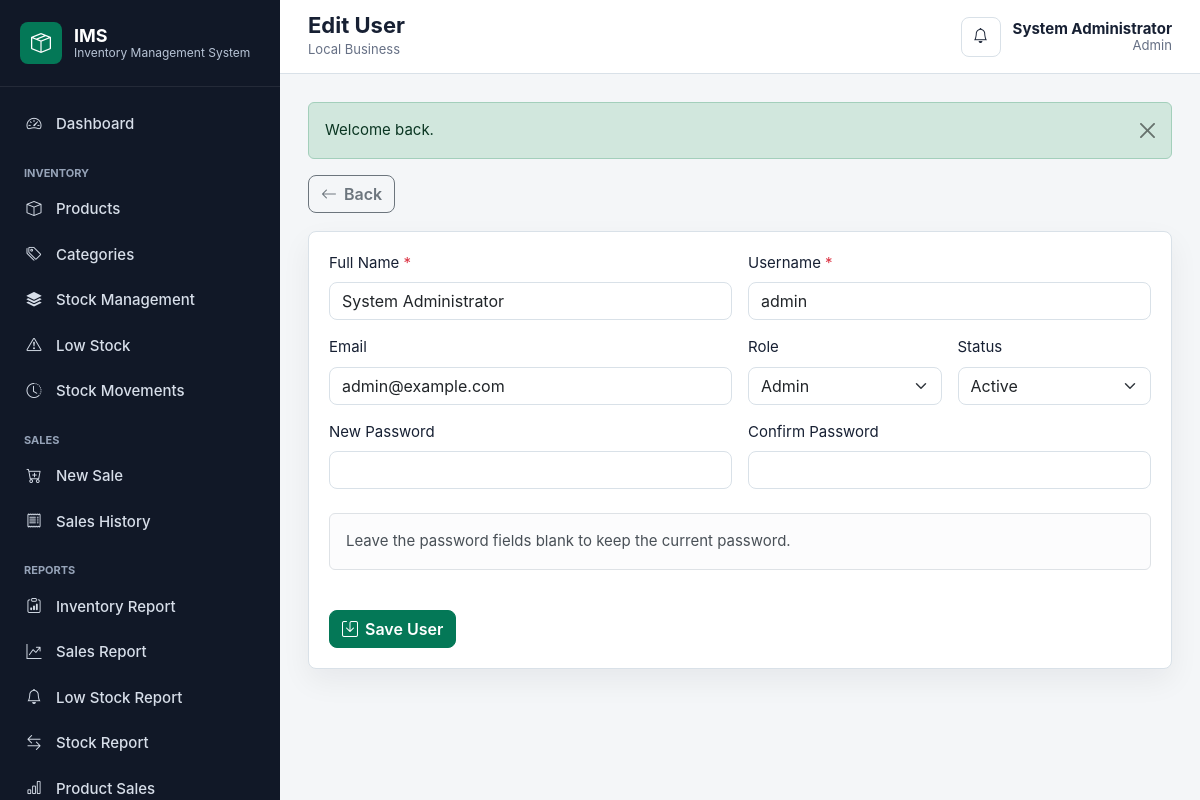
The page /?route=users/edit&id=1 (signed in) on the database its author committed.
### tables this page shows
CREATE TABLE users (
    id INT UNSIGNED AUTO_INCREMENT PRIMARY KEY,
    full_name VARCHAR(120) NOT NULL,
    username VARCHAR(60) NOT NULL,
    email VARCHAR(120) NULL,
    password VARCHAR(255) NOT NULL,
    role ENUM('admin', 'staff') NOT NULL DEFAULT 'staff',
    status ENUM('active', 'inactive') NOT NULL DEFAULT 'active',
    last_login TIMESTAMP NULL,
    created_at TIMESTAMP NOT NULL DEFAULT CURRENT_TIMESTAMP,
    updated_at TIMESTAMP NOT NULL DEFAULT CURRENT_TIMESTAMP ON UPDATE CURRENT_TIMESTAMP,
    UNIQUE KEY uq_users_username (username),
    UNIQUE KEY uq_users_email (email),
    INDEX idx_users_role_status (role, status)
);

### app/Core/Controller.php (called while the page is built, shortened)
<?php
class Controller
{
    protected function view(string $view, array $data = [], string $layout = 'main'): void
    {
        extract($data, EXTR_SKIP);
        $viewFile = VIEW_PATH . '/' . $view . '.php';
        require $viewFile;
        require VIEW_PATH . '/layouts/' . $layout . '.php';
    }
}

### app/Controllers/UserController.php (called while the page is built, shortened)
<?php
class UserController extends Controller
{
    private User $users;
    public function __construct()
    {
        $this->users = new User();
    }
    public function edit(): void
    {
        $user = $this->users->find((int) input('id'));
        $this->view('users/form', ['title' => 'Edit User', 'user' => $user, 'errors' => []]);
    }
}

### app/Core/Router.php (called while the page is built, shortened)
<?php
class Router
{
    private array $routes = [
        'GET' => [],
        'POST' => [],
    ];
    public function get(string $path, string $action): void
    {
        $this->routes['GET'][$this->normalize($path)] = $action;
    }
    public function post(string $path, string $action): void
    {
        $this->routes['POST'][$this->normalize($path)] = $action;
    }
    public function dispatch(): void
    {
        $method = $_SERVER['REQUEST_METHOD'] ?? 'GET';
        $path = $this->currentPath();
        $action = $this->routes[$method][$path] ?? null;
        [$controllerName, $methodName] = explode('@', $action);
        try {
            $controller = new $class();
            $controller->{$methodName}();
        } catch (\Throwable $exception) {
            app_log_exception($exception);
            if (config('app.debug', false)) {
                http_response_code(500);
                echo '<pre>' . htmlspecialchars((string) $exception, ENT_QUOTES, 'UTF-8') . '</pre>';
                return;
            }
            http_response_code(500);
            $message = 'The application encountered an unexpected error.';
            if (is_admin()) {
                $message = 'Database/application error: ' . $exception->getMessage();
            }
            $this->renderError('500', 'Server Error', $message);
        }
    }
    private function currentPath(): string
    {
        if (isset($_GET['route'])) {
            return $this->normalize((string) $_GET['route']);
        }
        $uriPath = parse_url($_SERVER['REQUEST_URI'] ?? '/', PHP_URL_PATH) ?: '/';
        return $this->normalize($uriPath);
    }
    private function normalize(string $path): string
    {
        $path = trim($path, '/');
        return $path === 'index.php' ? '' : $path;
    }
}

### public/index.php (called while the page is built, shortened)
<?php
require dirname(__DIR__) . '/app/bootstrap.php';
$router = new Router();
$router->get('', 'AuthController@loginForm');
$router->get('login', 'AuthController@loginForm');
$router->post('login', 'AuthController@login');
$router->get('logout', 'AuthController@logout');
$router->get('dashboard', 'DashboardController@index');
$router->get('categories', 'CategoryController@index');
$router->get('categories/create', 'CategoryController@create');
$router->post('categories/store', 'CategoryController@store');
$router->get('categories/edit', 'CategoryController@edit');
$router->post('categories/update', 'CategoryController@update');
$router->post('categories/delete', 'CategoryController@delete');
$router->get('products', 'ProductController@index');
$router->get('products/create', 'ProductController@create');
$router->post('products/store', 'ProductController@store');
$router->get('products/view', 'ProductController@view');
$router->get('products/edit', 'ProductController@edit');
$router->post('products/update', 'ProductController@update');
$router->post('products/delete', 'ProductController@delete');
$router->get('inventory', 'InventoryController@index');
$router->post('inventory/stock-in', 'InventoryController@stockIn');
$router->post('inventory/adjust', 'InventoryController@adjust');
$router->get('inventory/movements', 'InventoryController@movements');
$router->get('inventory/low-stock', 'InventoryController@lowStock');
$router->get('sales', 'SaleController@index');
$router->get('sales/create', 'SaleController@create');
$router->post('sales/store', 'SaleController@store');
$router->get('sales/view', 'SaleController@view');
$router->get('api/products/search', 'SaleController@searchProducts');
$router->get('reports', 'ReportController@index');
$router->get('reports/inventory', 'ReportController@inventory');
$router->get('reports/sales', 'ReportController@sales');
$router->get('reports/low-stock', 'ReportController@lowStock');
$router->get('reports/stock-movements', 'ReportController@stockMovements');
$router->get('reports/product-sales', 'ReportController@productSales');
$router->get('users', 'UserController@index');
$router->get('users/create', 'UserController@create');
$router->post('users/store', 'UserController@store');
$router->get('users/edit', 'UserController@edit');
$router->post('users/update', 'UserController@update');
$router->post('users/delete', 'UserController@delete');
$router->get('profile', 'ProfileController@index');
$router->post('profile/update', 'ProfileController@update');
$router->post('profile/password', 'ProfileController@password');
$router->get('settings', 'SettingsController@index');
$router->post('settings/update', 'SettingsController@update');
$router->dispatch();

### app/helpers/functions.php (called while the page is built, shortened)
<?php
function config(?string $key = null, mixed $default = null): mixed
{
    $config = $GLOBALS['config'] ?? [];
    foreach (explode('.', $key) as $segment) {
        $config = $config[$segment];
    }
    return $config;
}
function e(?string $value): string
{
    return htmlspecialchars((string) $value, ENT_QUOTES, 'UTF-8');
}
function app_base_url(): string
{
    $configured = trim((string) config('app.base_url', ''));
    $https = (!empty($_SERVER['HTTPS']) && $_SERVER['HTTPS'] !== 'off') || (($_SERVER['SERVER_PORT'] ?? null) === '443');
    $scheme = $https ? 'https' : 'http';
    $host = $_SERVER['HTTP_HOST'] ?? 'localhost';
    $scriptDir = str_replace('\\', '/', dirname($_SERVER['SCRIPT_NAME'] ?? ''));
    if ($scriptDir === '/' || $scriptDir === '.') {
        $scriptDir = '';
    }
    return rtrim($scheme . '://' . $host . $scriptDir, '/');
}
function url(string $path = '', array $params = []): string
{
    $path = trim($path, '/');
    $base = app_base_url();
    if ($path !== '') {
        $params = ['route' => $path] + $params;
    }
    $query = $params === [] ? '' : '?' . http_build_query($params);
    return $base . '/' . $query;
}
function input(string $key, mixed $default = null): mixed
{
    return $_POST[$key] ?? $_GET[$key] ?? $default;
}
function current_user(): ?array
{
    return $_SESSION['user'] ?? null;
}
function old(string $key, mixed $default = ''): mixed
{
    return $_SESSION['_old'][$key] ?? $default;
}
function selected(mixed $left, mixed $right): string
{
    return (string) $left === (string) $right ? 'selected' : '';
}
function setting(string $key, mixed $default = null): mixed
{
    static $settings = null;
    if ($settings === null) {
        try {
            $model = new \App\Models\Setting();
            $settings = $model->allKeyed();
        } catch (\Throwable) {
            $settings = [];
        }
    }
    return $settings[$key] ?? $default;
}

### app/bootstrap.php (called while the page is built, shortened)
<?php
spl_autoload_register(function (string $class): void {
    $prefix = 'App\\';
    $relative = substr($class, strlen($prefix));
    $file = APP_PATH . DIRECTORY_SEPARATOR . str_replace('\\', DIRECTORY_SEPARATOR, $relative) . '.php';
});
require APP_PATH . '/helpers/functions.php';

### app/Core/Database.php (called while the page is built, shortened)
<?php
class Database
{
    private static ?PDO $connection = null;
    public static function connection(): PDO
    {
        if (self::$connection instanceof PDO) {
            return self::$connection;
        }
        $db = config('database');
        $dsn = sprintf(
            'mysql:host=%s;port=%s;dbname=%s;charset=%s',
            $db['host'],
            $db['port'],
            $db['name'],
            $db['charset']
        );
        try {
            self::$connection = new PDO($dsn, $db['user'], $db['password'], [
                PDO::ATTR_ERRMODE => PDO::ERRMODE_EXCEPTION,
                PDO::ATTR_DEFAULT_FETCH_MODE => PDO::FETCH_ASSOC,
                PDO::ATTR_EMULATE_PREPARES => false,
            ]);
        } catch (PDOException $exception) {
            if (config('app.debug', false)) {
                throw $exception;
            }
            app_log_exception($exception);
            http_response_code(500);
            exit('Database connection error.');
        }
        return self::$connection;
    }
}

### app/Models/Model.php (called while the page is built, shortened)
<?php
abstract class Model
{
    public function __construct()
    {
        $this->db = Database::connection();
    }
}

### app/Models/User.php (called while the page is built, shortened)
<?php
class User extends Model
{
    public function find(int $id): ?array
    {
        $stmt = $this->db->prepare('SELECT * FROM users WHERE id = :id');
        $stmt->execute(['id' => $id]);
        $user = $stmt->fetch();
        return $user ?: null;
    }
}

### app/Models/Setting.php (called while the page is built, shortened)
<?php
class Setting extends Model
{
    public function allKeyed(): array
    {
        $rows = $this->db->query('SELECT setting_key, setting_value FROM settings')->fetchAll();
        $settings = [];
        foreach ($rows as $row) {
            $settings[$row['setting_key']] = $row['setting_value'];
        }
        return $settings;
    }
}

### views/users/form.php (the view, shortened to what this page needs)
<?php
    $isEdit = is_array($user);
    $value = static fn(string $key, mixed $default = '') => old($key, $user[$key] ?? $default);
?>
<section class="page-actions">
    <a class="btn btn-outline-secondary" href="<?= e(url('users')) ?>"><i class="bi bi-arrow-left"></i> Back</a>
</section>
<section class="panel">
    <form method="post" action="<?= e($isEdit ? url('users/update') : url('users/store')) ?>" novalidate>
        <div class="row g-3">
            <div class="col-md-6">
                <label class="form-label" for="full_name">Full Name <span class="text-danger">*</span></label>
                <input class="form-control <?= isset($errors['full_name']) ? 'is-invalid' : '' ?>" id="full_name" name="full_name" value="<?= e($value('full_name')) ?>" required>
            </div>
            <div class="col-md-6">
                <label class="form-label" for="username">Username <span class="text-danger">*</span></label>
                <input class="form-control <?= isset($errors['username']) ? 'is-invalid' : '' ?>" id="username" name="username" value="<?= e($value('username')) ?>" required>
            </div>
            <div class="col-md-6">
                <label class="form-label" for="email">Email</label>
                <input class="form-control <?= isset($errors['email']) ? 'is-invalid' : '' ?>" id="email" name="email" type="email" value="<?= e($value('email')) ?>">
            </div>
            <div class="col-md-3">
                <label class="form-label" for="role">Role</label>
                <select class="form-select <?= isset($errors['role']) ? 'is-invalid' : '' ?>" id="role" name="role">
                    <option value="admin" <?= selected($value('role', 'staff'), 'admin') ?>>Admin</option>
                </select>
            </div>
            <div class="col-md-3">
                <label class="form-label" for="status">Status</label>
                <select class="form-select <?= isset($errors['status']) ? 'is-invalid' : '' ?>" id="status" name="status">
                    <option value="active" <?= selected($value('status', 'active'), 'active') ?>>Active</option>
                </select>
            </div>
            <div class="col-md-6">
                <label class="form-label" for="password"><?= $isEdit ? 'New Password' : 'Password' ?> <?= $isEdit ? '' : '<span class="text-danger">*</span>' ?></label>
                <input class="form-control <?= isset($errors['password']) ? 'is-invalid' : '' ?>" id="password" name="password" type="password" <?= $isEdit ? '' : 'required' ?>>
            </div>
            <div class="col-md-6">
                <label class="form-label" for="confirm_password">Confirm Password</label>
                <input class="form-control <?= isset($errors['confirm_password']) ? 'is-invalid' : '' ?>" id="confirm_password" name="confirm_password" type="password" <?= $isEdit ? '' : 'required' ?>>
            </div>
        </div>
        <?php if ($isEdit): ?>
            <div class="alert alert-light border mt-4">Leave the password fields blank to keep the current password.</div>
        <?php endif; ?>
        <button class="btn btn-primary mt-4" type="submit"><i class="bi bi-save"></i> Save User</button>
    </form>
</section>

### views/partials/topbar.php (shortened to what this page needs)
<header class="topbar">
    <div>
        <h1><?= e($title ?? 'Dashboard') ?></h1>
        <span class="topbar-subtitle"><?= e(setting('business_name', 'Local Business')) ?></span>
    </div>
    <div class="topbar-actions">
        <a class="notification-dot" href="<?= e(url('inventory/low-stock')) ?>" title="Low stock products">
            <i class="bi bi-bell"></i>
        </a>
        <div class="user-chip">
            <span><?= e($user['full_name']) ?></span>
            <small><?= e(ucfirst($user['role'])) ?></small>
        </div>
    </div>
</header>

### public/assets/css/app.css (style rules this page uses)
:root { --primary: #047857; --primary-dark: #065f46; --sidebar: #111827; --sidebar-soft: #1f2937; --body-bg: #f4f6f8; --surface: #ffffff; --border: #d9e1e8; --text: #172033; --muted: #667085; --warning: #f59e0b; --danger: #dc2626; --info: #0284c7; --radius: 8px; }
* { box-sizing: border-box; }
body { margin: 0; background: var(--body-bg); color: var(--text); font-family: Inter, "Segoe UI", Arial, sans-serif; font-size: 15px; }
a { text-decoration: none; }
.auth-card, .panel, .metric-card, .empty-state { background: var(--surface); border: 1px solid var(--border); border-radius: var(--radius); box-shadow: 0 12px 30px rgba(16, 24, 40, 0.06); }
.topbar { height: 74px; padding: 0 28px; background: var(--surface); border-bottom: 1px solid var(--border); display: flex; align-items: center; gap: 18px; position: sticky; top: 0; z-index: 1010; }
.topbar h1 { margin: 0; font-size: 22px; font-weight: 700; }
.topbar-subtitle { color: var(--muted); font-size: 13px; }
.topbar-actions { margin-left: auto; display: flex; gap: 12px; align-items: center; }
.icon-button, .notification-dot { width: 40px; height: 40px; display: grid; place-items: center; border-radius: var(--radius); border: 1px solid var(--border); background: white; color: var(--text); }
.user-chip { display: grid; line-height: 1.1; text-align: right; }
.user-chip span { font-weight: 700; }
.user-chip small, .text-muted { color: var(--muted) !important; }
.page-actions, .filter-bar { display: flex; gap: 10px; align-items: center; justify-content: space-between; margin-bottom: 18px; flex-wrap: wrap; }
.panel { padding: 20px; margin-bottom: 20px; }
.btn { border-radius: var(--radius); display: inline-flex; align-items: center; justify-content: center; gap: 7px; font-weight: 600; }
.btn-primary { --bs-btn-bg: var(--primary); --bs-btn-border-color: var(--primary); --bs-btn-hover-bg: var(--primary-dark); --bs-btn-hover-border-color: var(--primary-dark); }
.form-control, .form-select { border-radius: var(--radius); border-color: var(--border); }

### rows shown on the page
users: full_name "System Administrator", role "Admin", username "admin", email "admin@example.com"

### other values the page prints
$title "Edit User"
setting('business_name', 'Local Business') "Local Business"
$flash['message'] "Welcome back."
